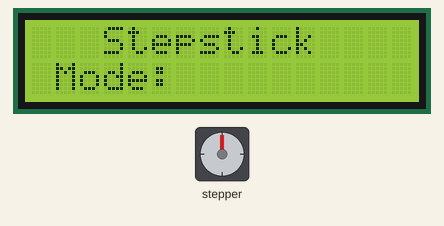
Recording of a sketch running on a simulated Arduino Uno, built with avr-gcc and run on an emulated ATmega328P. On the bench: stepper motor, 16×2 character LCD. Wiring (inferred from the names in the program): stepper motor driver (200 steps per turn assumed): step A3; direction A4.

Above: at 0.1 s.
At 6.4 s:
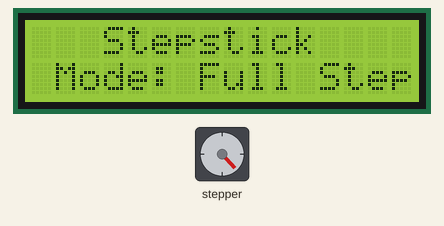
At 17.0 s:
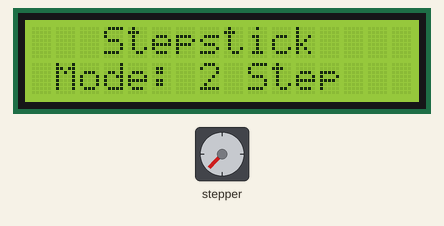
At 36.1 s:
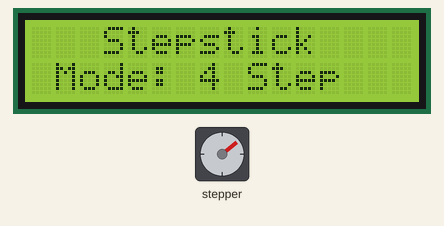
Timing chart, 0 to 40.0 s (numbered marks = the images above):
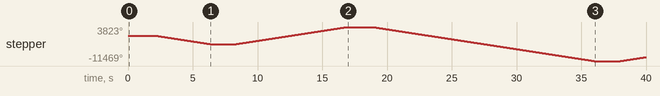

Measured:
- by itself, stepper: turns 3823° counter-clockwise in 4.3 s, then 7646° clockwise in 8.6 s, then 15292° counter-clockwise in 17.1 s, then 1746° clockwise in 2.0 s

The sketch:

_09_DRV8825_driverTest_02.ino
```cpp
// (licence header left out)
// ******************************
//  Sketch by R. Jordan Kreindler, written October 2016
//    to work with DRV8825 stepper driver module
//  Rotates stepper in full, 1/2, 1/4, 1/8, 1/16, and 1/32 step modes
//    with the parameter "rotations" specifying how many times to
//    rotate for each stepping mode
// ******************************

#include <LiquidCrystal.h>
// LiquidCrystal (RS,  E, d4, d5, d6, d7)
LiquidCrystal lcd(12, 11, 5, 4, 3, 2); // For standalone, non-shield, LCD

int ms1Pin   = A0;                  // Stepstick MS0 to Arduino digital pin 9
int ms2Pin   = A1;                  // Stepstock MS1 to Arduino digital pin 10
int ms3Pin   = A2;                  // Stepstick MS2 to Arduino digital pin 11

int stepPin  = A3;                  // Stepstick STEP pin to Arduino digital pin 12
int dirPin   = A4;                  // Stepstick DIR pin to Arduino digital  pin 13

int numSteps = 708;                 //720/5.625 degree = 128/2 = 64 //int numSteps = 48;Number of steps in 360 degree rotation
int rotations = 3;                  // Number of rotations of the rotor for each

int delay1  =   2;                  // Delay between coil activations (ms)
int delay2  =   2000;               // Delay between subsequent rotations
int i;                              // int to use in for loop

//------------------------------
void setup() {

  pinMode(ms1Pin,          OUTPUT); // MS1 set to receive Arduino signals
  pinMode(ms2Pin,          OUTPUT); // MS2 set to receive Arduino signals
  pinMode(ms3Pin,          OUTPUT); // MS3 set to receive Arduino signals
  pinMode(stepPin,         OUTPUT); // stepPin set to receive Arduino signals
  pinMode(dirPin,          OUTPUT); // DIR set to receive Arduino signals
  lcd.begin(16, 2);                 // Sets the size of the LCD in characters and lines
  lcd.clear();                      // Clear the LCD screen of characters and symbols}
  lcd.setCursor(0,0);
  lcd.print("   Stepstick");
  lcd.setCursor(0,1);
  lcd.print(" Mode: ");
}

//------------------------------

void loop() {

  delay(delay2);
  digitalWrite(dirPin, LOW);
    lcd.setCursor(7, 1);           // Move the cursor to 1th position on 1st line
    lcd.print("Full Step    ");
                                   // Rotate stepper rotatations revolutions, using full step method
  digitalWrite(ms1Pin, LOW);
  digitalWrite(ms2Pin, LOW);
  digitalWrite(ms3Pin, LOW);

  for (i = 1; i <= (numSteps * 1 * rotations); ++i) {
    digitalWrite(stepPin, LOW);    // Prepare to take a step
    digitalWrite(stepPin, HIGH) ;  // Take a step
    delay(delay1);                 // Allow some delay between energizing
                                   // the coils to allow stepper rotor time to respond.
  }
  delay(delay2);

  digitalWrite(dirPin, HIGH);
                                   // Rotate stepper rotatations revolutions, using half step method
  digitalWrite(ms1Pin, HIGH);
  digitalWrite(ms2Pin, LOW);
  digitalWrite(ms3Pin, LOW);
    lcd.setCursor(7, 1);            // Move the cursor to 1th position on 1st line
    lcd.print("2 Step        ");
  for (i = 1; i <= (numSteps * 2 * rotations); ++i) {
    digitalWrite(stepPin, LOW);     // Prepare to take a step
    digitalWrite(stepPin, HIGH) ;   // Take a step
    delay(delay1);                  // Allow some delay between energizing
                                    // the coils to allow stepper rotor time to respond.
  }


  delay(delay2);
  digitalWrite(dirPin, LOW);

  // Rotate stepper a rotatations revolutions, using quarter stepping
  digitalWrite(ms1Pin, LOW);
  digitalWrite(ms2Pin, HIGH);
  digitalWrite(ms3Pin, LOW);
    lcd.setCursor(7, 1);            // Move the cursor to 1th position on 1st line
    lcd.print("4 Step        ");
  for (i = 1; i <= (numSteps * 4 * rotations); ++i) {
    digitalWrite(stepPin, LOW);     // Prepare to take a step
    digitalWrite(stepPin, HIGH) ;   // Take a step
    delay(delay1);                  // Allow some delay between energizing
    // the coils to allow stepper rotor time to respond.
  }

                                    // Rotate stepper rotations revolution, using microstepping
                                    //  8 steps/step

  delay(delay2);
  digitalWrite(dirPin, HIGH);

  digitalWrite(ms1Pin, HIGH);
  digitalWrite(ms2Pin, HIGH);
  digitalWrite(ms3Pin, LOW);

    lcd.setCursor(7, 1);              // Move the cursor to 1th position on 1st line
    lcd.print("8 Step        ");
  for (i = 1; i <= (numSteps * 8 * rotations); ++i) {
    digitalWrite(stepPin, LOW);       // Prepare to take a step
    digitalWrite(stepPin, HIGH) ;     // Take a step
    delay(delay1);                    // Allow some delay between energizing
                                      // the coils to allow stepper rotor time to respond.
  }

                                      // Rotate stepper rotations revolution, using microstepping
                                      //  16 steps/step

  delay(delay2);
  digitalWrite(dirPin, LOW);

  digitalWrite(ms1Pin, LOW);
  digitalWrite(ms2Pin, LOW);
  digitalWrite(ms3Pin, HIGH);
  lcd.setCursor(7,1);
  lcd.print("16 Step          ");
  for (i = 1; i <= numSteps * 16 * rotations; ++i) {
    digitalWrite(stepPin, LOW);         // Prepare to take a step
    digitalWrite(stepPin, HIGH) ;       // Take a step
    delay(delay1);                      // Allow some delay between energizing
                                        // the coils to allow stepper rotor time to respond.
  }

                                        // Rotate stepper rotations revolution, using microstepping
                                        //  32 steps/step

  delay(delay2);
  digitalWrite(dirPin, HIGH);

  digitalWrite(ms1Pin, HIGH);
  digitalWrite(ms2Pin, HIGH);
  digitalWrite(ms3Pin, HIGH);
  lcd.setCursor(7,1);
  lcd.print("32 Step          ");
  for (i = 1; i <= numSteps * 32 * rotations; ++i) {
    digitalWrite(stepPin, LOW);         // Prepare to take a step
    digitalWrite(stepPin, HIGH) ;       // Take a step
    delay(delay1);                      // Allow some delay between energizing
                                        // the coils to allow stepper rotor time to respond.
  }


}
```
